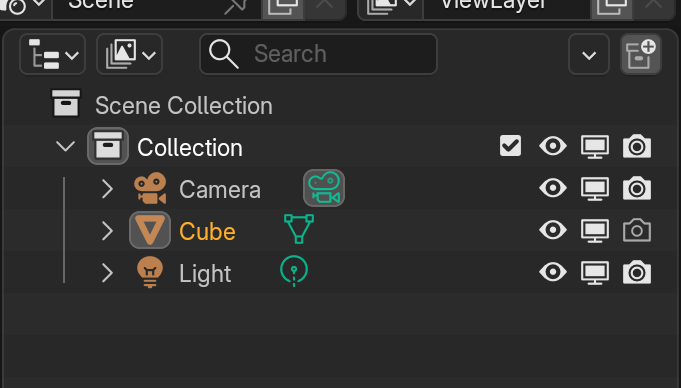
#> input picture article-blender-astuces/outliner-capture-arbre-5.2.1.png, 681 x 388 px
$ python montage_outliner.py
#> lines starting #> are read from the running program, lines starting #| are printed output that depends on the picture
### article-adresse-ip/charte.py
"""
La charte des figures de l'article « Comment obtenir son adresse IP ».

Palette, polices, et le contrôle de contraste. Sorti dans un module à part
pour que toutes les images de l'article partagent les mêmes valeurs : deux
figures qui se suivent avec deux verts différents se lisent comme deux
articles différents.

----------------------------------------------------------------------------
POURQUOI UN CONTRÔLE DE CONTRASTE ET PAS UN CHOIX À L'ŒIL
----------------------------------------------------------------------------
Sur fond clair, une couleur peut paraître très bien sur l'écran où on la
choisit et devenir illisible en vignette. C'est arrivé sur la première figure :
le vert d'eau retenu tombait à 4,33:1, sous le seuil de confort de 4,5. Rien
ne le signalait — il fallait le mesurer.

Les scripts appellent donc `verifier()` AVANT de dessiner, et refusent de
produire une figure dont une couleur de texte ne passe pas.
"""

from PIL import ImageFont

# ---------------------------------------------------------------------------
#  LA PALETTE, EN CLAIR
# ---------------------------------------------------------------------------
FOND = (246, 247, 250)
PANNEAU = (255, 255, 255)
BORD = (216, 220, 228)
ENCRE = (24, 26, 34)            # le texte fort
GRIS = (92, 98, 112)
FAIBLE = (132, 138, 152)
TRAIT = (206, 211, 220)
ECRAN = (234, 237, 242)

#  Les deux teintes qui portent le sens. Reprises foncées : choisies pour du
#  fond sombre, elles ne tenaient pas sur du blanc.
LOCAL = (6, 119, 97)            # 5,13:1 — ce qui reste chez vous, IPv4
PUBLIC = (98, 44, 200)          # 7,22:1 — ce qui circule, IPv6

POLICE_G = "/usr/share/fonts/truetype/liberation/LiberationSans-Bold.ttf"
POLICE_R = "/usr/share/fonts/truetype/liberation/LiberationSans-Regular.ttf"
POLICE_M = "/usr/share/fonts/truetype/liberation/LiberationMono-Bold.ttf"
POLICE_MR = "/usr/share/fonts/truetype/liberation/LiberationMono-Regular.ttf"

QUALITE = 92


def police(chemin, taille):
    try:
        return ImageFont.truetype(chemin, taille)
    except OSError:
        return ImageFont.load_default()


def contraste(a, b):
    """Le rapport de contraste WCAG entre deux couleurs."""
    def lum(c):
        v = []
        for x in c[:3]:
            x /= 255.0
            v.append(x / 12.92 if x <= 0.04045
                     else ((x + 0.055) / 1.055) ** 2.4)
        return 0.2126 * v[0] + 0.7152 * v[1] + 0.0722 * v[2]
    l1, l2 = sorted((lum(a), lum(b)), reverse=True)
    return (l1 + 0.05) / (l2 + 0.05)


def verifier(fond=FOND, extra=()):
    """
    Mesure le contraste de chaque couleur de texte contre le fond et refuse
    de continuer si l'une passe sous son seuil. 4,5:1 pour du texte courant,
    3:1 pour les mentions accessoires.
    """
#> called with fond = (246, 247, 250), extra = ()
    liste = [("texte fort", ENCRE, 4.5), ("texte gris", GRIS, 4.5),
             ("mention faible", FAIBLE, 3.0),
             ("teinte IPv4", LOCAL, 4.5), ("teinte IPv6", PUBLIC, 4.5)]
    liste.extend(extra)
    faibles = []
    for nom, couleur, seuil in liste:
        r = contraste(couleur, fond)
        print("  %-18s %-16s %.2f:1  %s"
              % (nom, str(couleur), r, "ok" if r >= seuil else "INSUFFISANT"))
        if r < seuil:
            faibles.append("%s (%.2f:1 < %.1f)" % (nom, r, seuil))
    if faibles:
        raise SystemExit("contraste insuffisant : " + ", ".join(faibles))


# [16 lines left out: functions fr, espacer, not called in this run]

### article-blender-astuces/montage_outliner.py
"""
La figure de l'Outliner : les colonnes de restriction, et où on les active.

    python3 article-blender-astuces/montage_outliner.py

Produit `astuces-blender-03-outliner-icone-rendu.webp` et son équivalent PNG.

----------------------------------------------------------------------------
CE SONT DE VRAIES CAPTURES DE BLENDER 5.2.1
----------------------------------------------------------------------------
Pas une reconstitution. Blender 5.2.1 LTS tourne pour de bon, avec sa fenêtre,
sur un écran X virtuel. La chaîne est dans `blender-gui/`, et elle a demandé
trois obstacles de moins qu'il n'y paraît :

  - le module `bpy` du dépôt n'a pas d'interface : il fallait un vrai binaire.
    Les serveurs de Blender sont bloqués ici, mais l'image Docker
    `linuxserver/blender` passe par le miroir, et elle embarque la 5.2.1 —
    exactement la version que l'article annonce ;
  - `bpy.ops.screen.screenshot()` rend une image entièrement noire : elle
    relit le tampon avant, que le GL logiciel ne remplit pas. On capture donc
    l'écran X par en dessous, avec `xwd`, et on décode le format à la main
    dans `xwd.py` faute d'ImageMagick ;
  - l'écran d'accueil de Blender se pose en plein milieu de la fenêtre. On
    ouvre donc un fichier `.blend` préparé d'avance : Blender ne montre pas
    l'accueil quand on lui donne un fichier.

L'interface est dessinée à `ui_scale = 2.0` sur un écran 3840 × 2160. La
colonne de droite fait alors 681 pixels réels pour une largeur d'Outliner
normale : la capture est nette sans avoir à l'agrandir ensuite.

----------------------------------------------------------------------------
DEUX PANNEAUX, PARCE QUE LE MENU CACHE L'ARBRE
----------------------------------------------------------------------------
Le brief demandait une seule image, avec le menu de filtres déroulé ET l'icône
caméra entourée. Ça ne tient pas : l'Outliner est collé au bord droit de
l'écran, donc le menu s'ouvre par-dessus l'arborescence et masque précisément
les lignes qu'il faut montrer. Vérifié en capturant les deux ensemble.

D'où deux panneaux côte à côte, tous deux à leur taille réelle : à gauche
l'état qu'on veut faire reconnaître — la caméra du Cube éteinte —, à droite
l'endroit où l'on active ces colonnes.

----------------------------------------------------------------------------
LE REPÈRE ROUGE
----------------------------------------------------------------------------
Une ellipse, sur la caméra de la ligne Cube, et rien d'autre. Pas de flèche,
pas de halo : sur une capture d'interface, chaque ajout est un élément de plus
que le lecteur doit distinguer de l'interface elle-même.
"""

import os

from PIL import Image, ImageDraw

import charte as C

RACINE = os.path.dirname(os.path.abspath(__file__))
BASE = os.path.join(RACINE, "astuces-blender-03-outliner-icone-rendu")

ARBRE = "outliner-capture-arbre-5.2.1.png"
FILTRE = "outliner-capture-filtre-5.2.1.png"

L = 1600
GOUTTIERE = 32

PAPIER = (250, 249, 246)
ENCRE = (24, 25, 30)
FAIBLE = (140, 141, 150)
FILET = (213, 211, 204)
ROUGE = (208, 52, 44)

#  La capture prend l'Outliner entier, donc un reste de la barre supérieure de
#  la fenêtre, coupée en pleine hauteur. On l'enlève — une bande de texte
#  tranchée par le milieu fait négligé.
#
#  Mais pas du même côté sur les deux panneaux : le menu de filtres commence
#  tout en haut par son titre « Restriction Toggles », et le rogner par le haut
#  le décapitait. On rogne donc l'arbre par le haut, le menu par le bas, et les
#  deux gardent la même hauteur.
HAUT = 34
DECOUPES = ((HAUT, 0), (0, HAUT))          # (haut, bas) pour chaque panneau

#  Le centre de l'icône appareil photo sur la ligne du Cube, relevé sur la
#  capture avant découpe. Les trois icônes de la ligne sont à 553, 595 et 637.
CIBLE = (637, 231 - HAUT)
RAYON = (23, 21)

TITRES = ("L'ÉTAT QUI PROVOQUE LE BUG", "OÙ ON AFFICHE CES COLONNES")
SOUS = ("la caméra du Cube est éteinte : il ne partira pas au rendu",
        "menu Filtre, rangée Restriction Toggles")

PIED = (
    "Captures de Blender 5.2.1 LTS, l'interface dessinée au double pour la "
    "lisibilité. Les deux panneaux sont à leur taille réelle.",
    "Le menu de filtres s'ouvre par-dessus l'arborescence : il ne peut pas "
    "figurer sur la même vue qu'elle.",
)


def typo(t):
    return t.replace("'", "’")


def espace(d, xy, texte, f, teinte, tracking):
    x, y = xy
    for c in texte:
        d.text((x, y), c, font=f, fill=teinte)
        x += d.textlength(c, font=f) + tracking
    return x - tracking


def principal():
    chemins = [os.path.join(RACINE, n) for n in (ARBRE, FILTRE)]
    manquants = [os.path.basename(c) for c in chemins if not os.path.exists(c)]
    if manquants:
        raise SystemExit("captures absentes : %s" % ", ".join(manquants))

    C.verifier()
    if C.contraste(ROUGE, (30, 31, 36)) < 3.0:
        raise SystemExit("le repère rouge ne ressort pas sur le fond sombre "
                         "de Blender")

    vues = [Image.open(c).convert("RGB") for c in chemins]
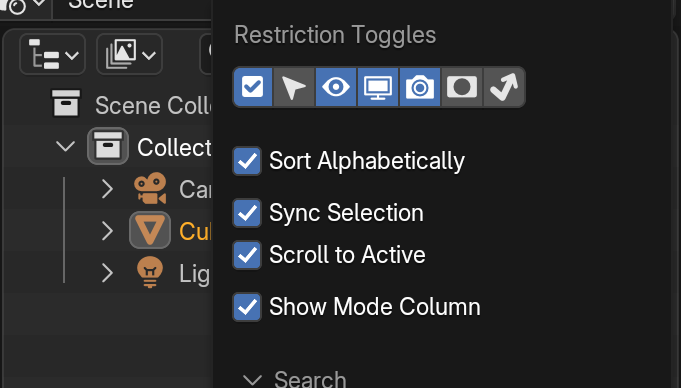
#> input picture article-blender-astuces/outliner-capture-filtre-5.2.1.png, 681 x 388 px
#> vues = 2 items
    if len({v.size for v in vues}) != 1:
        raise SystemExit("les deux captures n'ont pas la même taille : %s"
                         % [v.size for v in vues])
    vues = [v.crop((0, hb[0], v.width, v.height - hb[1]))
            for v, hb in zip(vues, DECOUPES)]
    if len({v.size for v in vues}) != 1:
        raise SystemExit("les deux captures n'ont pas la même taille : %s"
                         % [v.size for v in vues])
    vl, vh = vues[0].size
#> vl = 681; vh = 354

    #  LE REPÈRE, dessiné sur une copie : la capture d'origine reste intacte
    #  dans le dépôt, et on peut la ré-annoter autrement plus tard.
    arbre = vues[0].copy()
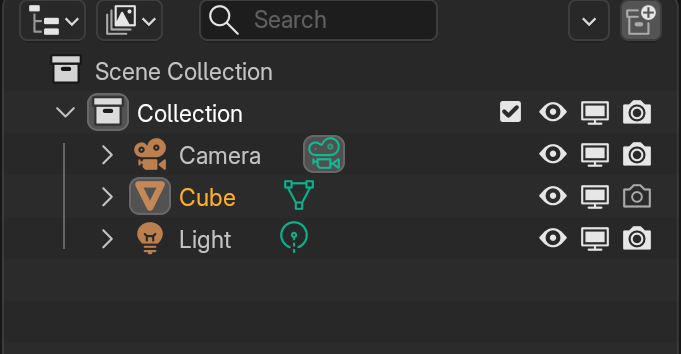
#> arbre: PIL image 681x354 RGB; mean R, G, B 49.7, 49.8, 49.2
    da = ImageDraw.Draw(arbre)
    cx, cy = CIBLE
    rx, ry = RAYON
    if not (0 < cx - rx and cx + rx < vl and 0 < cy - ry and cy + ry < vh):
        raise SystemExit("le repère sort de la capture")
    da.ellipse([cx - rx, cy - ry, cx + rx, cy + ry], outline=ROUGE, width=3)
    vues[0] = arbre

    marge = (L - 2 * vl - GOUTTIERE) // 2
#> marge = 103
    if marge < 40:
        raise SystemExit("les deux captures ne tiennent pas dans %d px" % L)

    f_titre = C.police(C.POLICE_G, 16)
    f_sous = C.police(C.POLICE_R, 17)
    f_pied = C.police(C.POLICE_R, 18)

    y_titre = 56
    y_vue = y_titre + 52
    y_pied = y_vue + vh + 40
#> y_pied = 502
    H = y_pied + 16 + len(PIED) * 24 + 40
#> H = 606

    out = Image.new("RGB", (L, H), PAPIER)
    d = ImageDraw.Draw(out)

    for i, vue in enumerate(vues):
        x = marge + i * (vl + GOUTTIERE)
        espace(d, (x, y_titre), TITRES[i], f_titre, ENCRE, 2.2)
        d.text((x, y_titre + 24), typo(SOUS[i]), font=f_sous, fill=FAIBLE)
        if d.textlength(typo(SOUS[i]), font=f_sous) > vl:
            raise SystemExit("le sous-titre %d déborde de sa vignette" % (i + 1))
        out.paste(vue, (x, y_vue))
        d.rectangle([x, y_vue, x + vl - 1, y_vue + vh - 1], outline=FILET,
                    width=1)
#> this loop made 2 passes
#> y in espace on passes 1 to 2: 56, 56
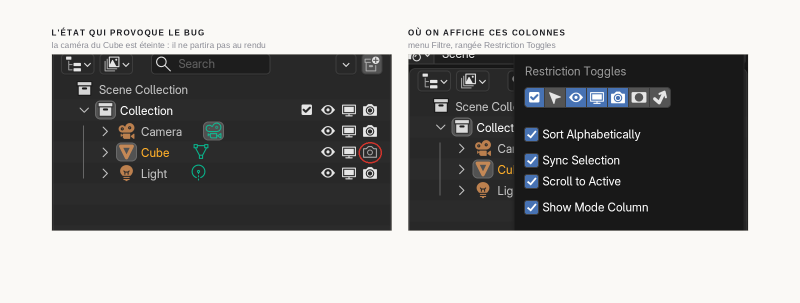
#> out: PIL image 1600x606 RGB (shown at 1/2 size); mean R, G, B 148.7, 148.3, 147.1

    d.line([marge, y_pied, L - marge, y_pied], fill=FILET, width=1)
    for i, ligne in enumerate(PIED):
        ligne = typo(ligne)
        if d.textlength(ligne, font=f_pied) > L - 2 * marge:
            raise SystemExit("la ligne %d du pied déborde" % (i + 1))
        d.text((marge, y_pied + 16 + i * 24), ligne, font=f_pied, fill=FAIBLE)

    out.save(BASE + ".webp", "WEBP", quality=C.QUALITE, method=6)
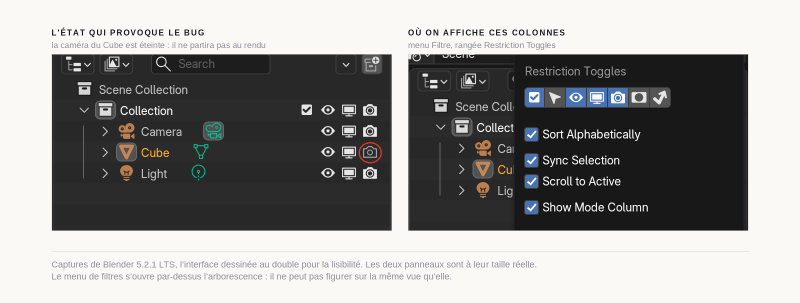
#> saved as astuces-blender-03-outliner-icone-rendu.webp: PIL image 1600x606 RGB (shown at 1/2 size); mean R, G, B 147.9, 147.6, 146.4
    out.save(BASE + ".png", "PNG", optimize=True)
    print()
    print("  captures %d × %d  ->  figure %d × %d" % (vl, vh, L, H))
#|   captures 681 × 354  ->  figure 1600 × 606
    for e in (".webp", ".png"):
        print("  %-52s %.0f Ko" % (os.path.basename(BASE + e),
                                   os.path.getsize(BASE + e) / 1024))


if __name__ == "__main__":
    principal()
